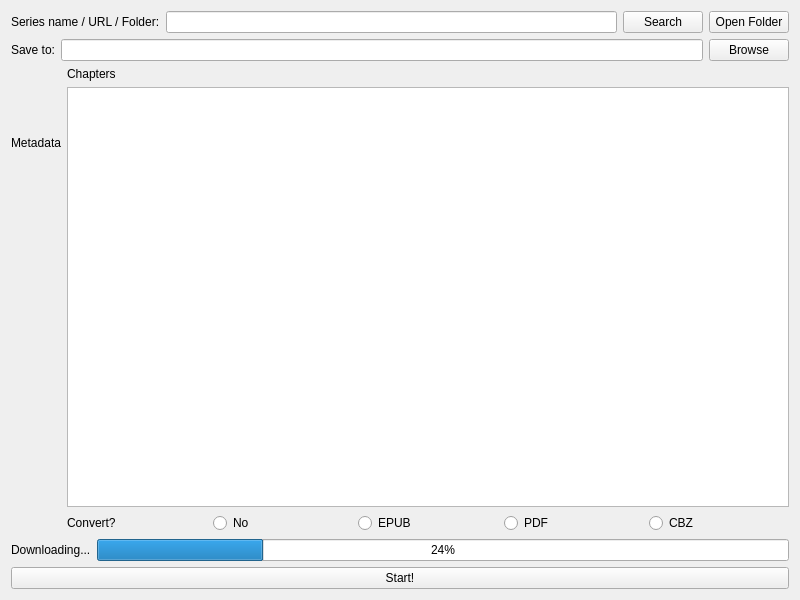
<?xml version="1.0" encoding="UTF-8"?>
<ui version="4.0">
 <class>Widget</class>
 <widget class="QWidget" name="Widget">
  <property name="geometry">
   <rect>
    <x>0</x>
    <y>0</y>
    <width>800</width>
    <height>600</height>
   </rect>
  </property>
  <property name="windowTitle">
   <string>Widget</string>
  </property>
  <layout class="QVBoxLayout" name="verticalLayout_2">
   <item>
    <layout class="QHBoxLayout" name="horizontalLayout_2">
     <item>
      <widget class="QLabel" name="label_4">
       <property name="text">
        <string>Series name / URL / Folder:</string>
       </property>
      </widget>
     </item>
     <item>
      <widget class="QLineEdit" name="text_source"/>
     </item>
     <item>
      <widget class="QPushButton" name="button_from_url">
       <property name="text">
        <string>Search</string>
       </property>
       <property name="icon">
        <iconset theme="search"/>
       </property>
      </widget>
     </item>
     <item>
      <widget class="QPushButton" name="button_from_folder">
       <property name="text">
        <string>Open Folder</string>
       </property>
       <property name="icon">
        <iconset theme="folder"/>
       </property>
      </widget>
     </item>
    </layout>
   </item>
   <item>
    <layout class="QHBoxLayout" name="horizontalLayout_4">
     <item>
      <widget class="QLabel" name="label_5">
       <property name="text">
        <string>Save to:</string>
       </property>
      </widget>
     </item>
     <item>
      <widget class="QLineEdit" name="text_dest"/>
     </item>
     <item>
      <widget class="QPushButton" name="pushButton_3">
       <property name="text">
        <string>Browse</string>
       </property>
       <property name="icon">
        <iconset theme="folder"/>
       </property>
      </widget>
     </item>
    </layout>
   </item>
   <item>
    <layout class="QHBoxLayout" name="horizontalLayout">
     <item>
      <layout class="QVBoxLayout" name="verticalLayout">
       <item>
        <widget class="QLabel" name="label_2">
         <property name="text">
          <string>Metadata</string>
         </property>
        </widget>
       </item>
       <item>
        <widget class="QLabel" name="label_image"/>
       </item>
       <item>
        <widget class="QLabel" name="label_metadata"/>
       </item>
      </layout>
     </item>
     <item>
      <layout class="QVBoxLayout" name="verticalLayout_4">
       <item>
        <widget class="QLabel" name="label">
         <property name="text">
          <string>Chapters</string>
         </property>
        </widget>
       </item>
       <item>
        <widget class="QTableWidget" name="chapter_table"/>
       </item>
       <item>
        <layout class="QHBoxLayout" name="horizontalLayout_3">
         <item>
          <widget class="QLabel" name="label_3">
           <property name="text">
            <string>Convert?</string>
           </property>
          </widget>
         </item>
         <item>
          <widget class="QRadioButton" name="radio_no_convert">
           <property name="text">
            <string>No</string>
           </property>
          </widget>
         </item>
         <item>
          <widget class="QRadioButton" name="radio_convert_epub">
           <property name="text">
            <string>EPUB</string>
           </property>
          </widget>
         </item>
         <item>
          <widget class="QRadioButton" name="radio_convert_pdf">
           <property name="text">
            <string>PDF</string>
           </property>
          </widget>
         </item>
         <item>
          <widget class="QRadioButton" name="radio_convert_cbz">
           <property name="text">
            <string>CBZ</string>
           </property>
          </widget>
         </item>
        </layout>
       </item>
      </layout>
     </item>
    </layout>
   </item>
   <item>
    <layout class="QHBoxLayout" name="horizontalLayout_5">
     <item>
      <widget class="QLabel" name="label_progress">
       <property name="text">
        <string>Downloading...</string>
       </property>
      </widget>
     </item>
     <item>
      <widget class="QProgressBar" name="progress_bar">
       <property name="value">
        <number>24</number>
       </property>
      </widget>
     </item>
    </layout>
   </item>
   <item>
    <widget class="QPushButton" name="button_start">
     <property name="text">
      <string>Start!</string>
     </property>
    </widget>
   </item>
  </layout>
 </widget>
 <resources/>
 <connections/>
</ui>
